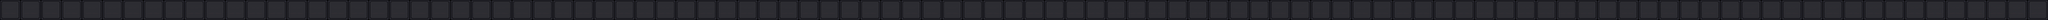

A level layout from a 2D game, rendered from its tile map. Below: a short description, then the map file with tile-grid data replaced by summaries:
An orthogonal 100x1 tile map with 32x32 px tiles, 1 tile layer (Tile Layer 1) and 1 object.

<map version="1.0" orientation="orthogonal" width="100" height="1" tilewidth="32" tileheight="32">
 <tileset firstgid="1" name="UI_Tiles" tilewidth="32" tileheight="32">
  <image source="tileSets/UI.png" width="32" height="160" />
 </tileset>
 <layer name="Tile Layer 1" width="100" height="1">
  <properties>
   <property name="visible" value="1" />
  </properties>
  <data>[100 cells, 100 non-empty, 1 distinct tile ids]</data>
 </layer>
 <objectgroup name="highlight" width="100" height="1">
  <object gid="1" x="0" y="32" />
 </objectgroup>
</map>